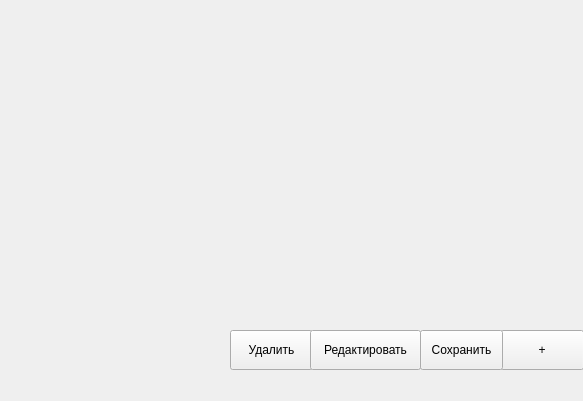
<?xml version="1.0" encoding="UTF-8"?>
<ui version="4.0">
 <class>Workers</class>
 <widget class="QDialog" name="Workers">
  <property name="geometry">
   <rect>
    <x>0</x>
    <y>0</y>
    <width>583</width>
    <height>401</height>
   </rect>
  </property>
  <property name="windowTitle">
   <string>Dialog</string>
  </property>
  <widget class="QPushButton" name="AddWorkerButton">
   <property name="geometry">
    <rect>
     <x>500</x>
     <y>330</y>
     <width>84</width>
     <height>40</height>
    </rect>
   </property>
   <property name="minimumSize">
    <size>
     <width>0</width>
     <height>40</height>
    </size>
   </property>
   <property name="styleSheet">
    <string notr="true">font: 600 14pt &quot;Segoe UI&quot;;</string>
   </property>
   <property name="text">
    <string>+</string>
   </property>
   <property name="autoDefault">
    <bool>false</bool>
   </property>
  </widget>
  <widget class="QPushButton" name="SaveButton">
   <property name="geometry">
    <rect>
     <x>420</x>
     <y>330</y>
     <width>83</width>
     <height>40</height>
    </rect>
   </property>
   <property name="minimumSize">
    <size>
     <width>0</width>
     <height>40</height>
    </size>
   </property>
   <property name="text">
    <string>Сохранить</string>
   </property>
   <property name="autoDefault">
    <bool>false</bool>
   </property>
  </widget>
  <widget class="QPushButton" name="DeleteButton">
   <property name="geometry">
    <rect>
     <x>230</x>
     <y>330</y>
     <width>83</width>
     <height>40</height>
    </rect>
   </property>
   <property name="minimumSize">
    <size>
     <width>0</width>
     <height>40</height>
    </size>
   </property>
   <property name="text">
    <string>Удалить</string>
   </property>
   <property name="autoDefault">
    <bool>false</bool>
   </property>
  </widget>
  <widget class="QPushButton" name="RedactButton">
   <property name="geometry">
    <rect>
     <x>310</x>
     <y>330</y>
     <width>111</width>
     <height>40</height>
    </rect>
   </property>
   <property name="minimumSize">
    <size>
     <width>0</width>
     <height>40</height>
    </size>
   </property>
   <property name="text">
    <string>Редактировать</string>
   </property>
   <property name="autoDefault">
    <bool>false</bool>
   </property>
  </widget>
 </widget>
 <resources/>
 <connections/>
</ui>
